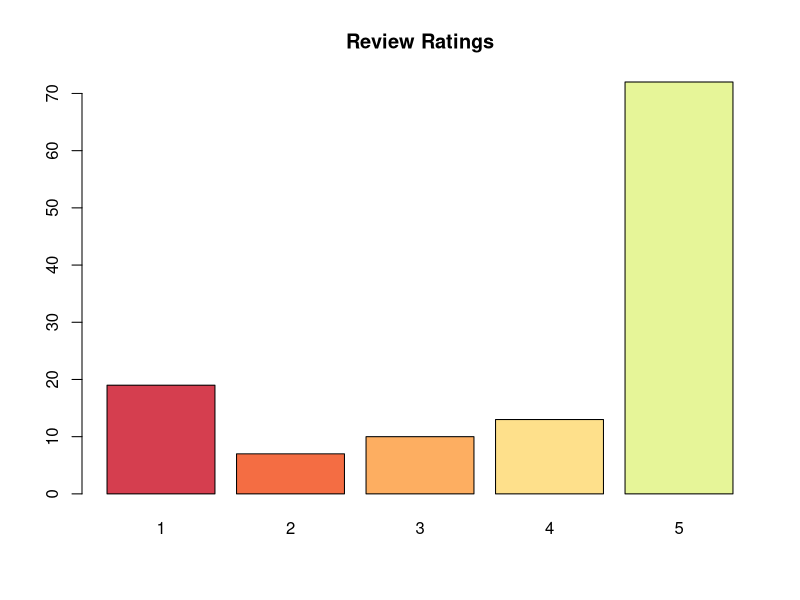
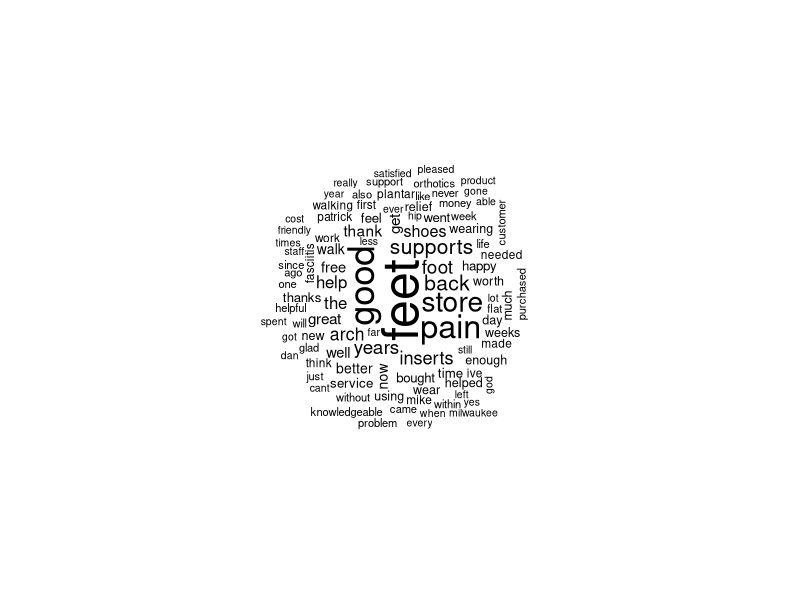
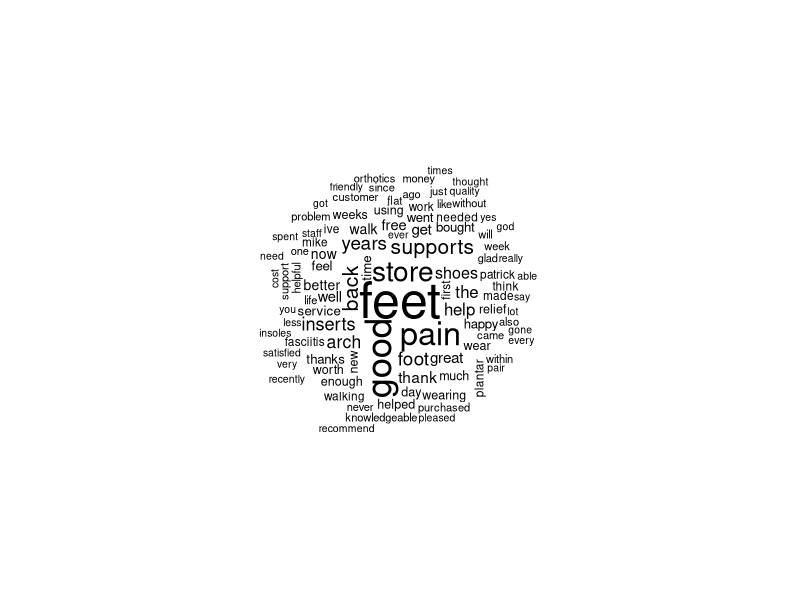

Reproduce these figures in R, in order.
## ---- chunk 1
gf = read.csv("GF_mkereviews.csv")
str(gf)
## ---- chunk 2
summary(gf)
## ---- chunk 3
gf$review_ID = NULL
## ---- chunk 4
gf = gf[sample(nrow(gf), replace = FALSE),]
## ---- chunk 5
gf$review_rating = factor(gf$review_rating)
## ---- chunk 6
library(RColorBrewer)
coul <- brewer.pal(8, "Spectral") 
## ---- chunk 7
barplot(table(gf$review_rating), col=coul, main = "Review Ratings")
## ---- chunk 8
library(tm)
library(SnowballC)
gf_corpus = VCorpus(VectorSource(gf$review_text))
as.character(gf_corpus[[1]])
## ---- chunk 9
gf_corpus_clean = tm_map(gf_corpus, content_transformer(tolower))
gf_corpus_clean = tm_map(gf_corpus_clean, removeNumbers)
gf_corpus_clean = tm_map(gf_corpus_clean, removeWords, stopwords())

replacePunctuation = function(x){
  gsub("[[:punct:]]+", " ", x)
}

gf_corpus_clean = tm_map(gf_corpus_clean, content_transformer(replacePunctuation))

gf_corpus_clean = tm_map(gf_corpus_clean, stemDocument)
gf_corpus_clean = tm_map(gf_corpus_clean, stripWhitespace)
as.character(gf_corpus_clean[[1]])
## ---- chunk 10
library(wordcloud)
fivestar = subset(gf, review_rating == "5")$review_text
onestar = subset(gf, review_rating == "1")$review_text
## ---- chunk 11
#fivestar
wordcloud(fivestar, max.words = 100, scale = c(3, 0.5), random.order = FALSE)
## ---- chunk 12
#onestar
wordcloud(fivestar, max.words = 100, scale = c(3, 0.5), random.order = FALSE)
## ---- chunk 13
gf_dtm = DocumentTermMatrix(gf_corpus_clean)

gf_dtm_train = gf_dtm[1:96, ]
gf_dtm_test = gf_dtm[97:121, ]

gf_train_labels = gf[1:96, ]$review_rating
gf_test_labels = gf[97:121, ]$review_rating
## ---- chunk 14
gf_dtm
## ---- chunk 15
gf_freq_words = findFreqTerms(gf_dtm_train, 5)
gf_dtm_freq_train = gf_dtm_train[, gf_freq_words]
gf_dtm_freq_test = gf_dtm_test[, gf_freq_words]
## ---- chunk 16
gf_dtm_freq_train
## ---- chunk 17
convert_counts <- function(x) {
x = ifelse(x > 0, "Yes", "No")
}
gf_train = apply(gf_dtm_freq_train, MARGIN = 2,
convert_counts)

gf_test = apply(gf_dtm_freq_test, MARGIN = 2,
convert_counts)
## ---- chunk 18
library(e1071)
gf_classifier = naiveBayes(gf_train, gf_train_labels)
## ---- chunk 19
gf_test_pred = predict(gf_classifier, gf_test)
## ---- chunk 20
library(gmodels)
CrossTable(gf_test_pred, gf_test_labels, prop.chisq = FALSE, prop.t = FALSE, dnn = c('predicted', 'actual'))
